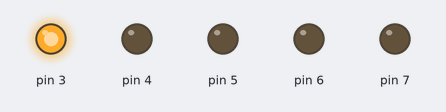
Simulated run of this sketch. Board: Arduino Uno, built with avr-gcc and run on an emulated ATmega328P. Parts: output pins drawn as LEDs (lit = HIGH).

Above: at 0.02 s.
At 0.32 s:
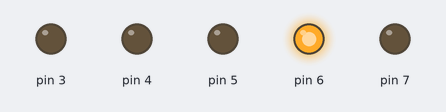
At 0.72 s:
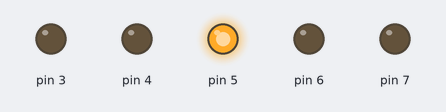
At 1.42 s:
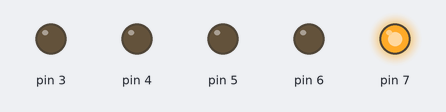
At 2.12 s:
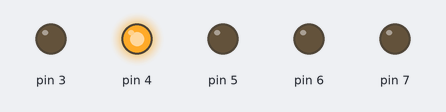
At 2.87 s:
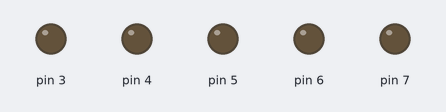
Timing chart, 0 to 3.2 s (numbered marks = the images above):
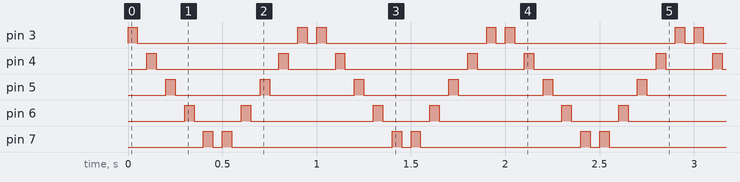

Measured:
- by itself, pin 3: repeats every 1.0 s: LOW 0.85 s, HIGH 0.05 s, LOW 0.05 s, HIGH 0.05 s
- by itself, pin 4: repeats every 1.0 s: LOW 0.65 s, HIGH 0.05 s, LOW 0.25 s, HIGH 0.05 s
- by itself, pin 5: alternates HIGH for 0.05 s and LOW for 0.45 s
- by itself, pin 6: repeats every 1.0 s: LOW 0.25 s, HIGH 0.05 s, LOW 0.65 s, HIGH 0.05 s
- by itself, pin 7: repeats every 1.0 s: LOW 0.05 s, HIGH 0.05 s, LOW 0.85 s, HIGH 0.05 s

The sketch:

light_pattern.ino
```cpp
int x=50;
void setup() {pinMode (3,OUTPUT);
pinMode (4,OUTPUT);
pinMode (5,OUTPUT);
pinMode (6,OUTPUT);
pinMode (7,OUTPUT);
  // put your setup code here, to run once:

}

void loop() {digitalWrite(3,HIGH);
delay(x);
digitalWrite(3,LOW);
delay(x);
digitalWrite(4,HIGH);
delay(x);
digitalWrite(4,LOW);
delay(x);
digitalWrite(5,HIGH);
delay(x);
digitalWrite(5,LOW);
delay(x);
digitalWrite(6,HIGH);
delay(x);
digitalWrite(6,LOW);
delay(x);
digitalWrite(7,HIGH);
delay(x);
digitalWrite(7,LOW);
delay(x);
digitalWrite(7,HIGH);
delay(x);
digitalWrite(7,LOW);
delay(x);
digitalWrite(6,HIGH);
delay(x);
digitalWrite(6,LOW);
delay(x);
digitalWrite(5,HIGH);
delay(x);
digitalWrite(5,LOW);
delay(x);
digitalWrite(4,HIGH);
delay(x);
digitalWrite(4,LOW);
delay(x);
digitalWrite(3,HIGH);
delay(x);
digitalWrite(3,LOW);
delay(x);
}
```
